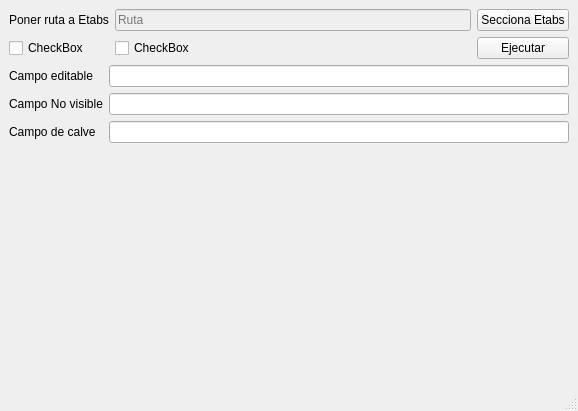
<?xml version="1.0" encoding="UTF-8"?>
<ui version="4.0">
 <class>MainWindow</class>
 <widget class="QMainWindow" name="MainWindow">
  <property name="enabled">
   <bool>true</bool>
  </property>
  <property name="geometry">
   <rect>
    <x>0</x>
    <y>0</y>
    <width>578</width>
    <height>411</height>
   </rect>
  </property>
  <property name="minimumSize">
   <size>
    <width>578</width>
    <height>0</height>
   </size>
  </property>
  <property name="maximumSize">
   <size>
    <width>578</width>
    <height>411</height>
   </size>
  </property>
  <property name="windowTitle">
   <string>MainWindow</string>
  </property>
  <widget class="QWidget" name="centralwidget">
   <property name="enabled">
    <bool>true</bool>
   </property>
   <property name="mouseTracking">
    <bool>false</bool>
   </property>
   <property name="tabletTracking">
    <bool>false</bool>
   </property>
   <property name="autoFillBackground">
    <bool>false</bool>
   </property>
   <layout class="QVBoxLayout" name="verticalLayout">
    <item>
     <layout class="QGridLayout" name="gridLayout">
      <item row="0" column="0">
       <widget class="QLabel" name="label">
        <property name="text">
         <string>Poner ruta a Etabs</string>
        </property>
       </widget>
      </item>
      <item row="0" column="2">
       <widget class="QPushButton" name="pushButton">
        <property name="text">
         <string>Secciona Etabs</string>
        </property>
       </widget>
      </item>
      <item row="0" column="1">
       <widget class="QLineEdit" name="lineEdit">
        <property name="enabled">
         <bool>false</bool>
        </property>
        <property name="statusTip">
         <string>C:\Program Files\Computers and Structures\ETABS 19\ETABS.exe</string>
        </property>
        <property name="echoMode">
         <enum>QLineEdit::NoEcho</enum>
        </property>
        <property name="placeholderText">
         <string>Ruta</string>
        </property>
       </widget>
      </item>
      <item row="1" column="0">
       <widget class="QCheckBox" name="checkBox">
        <property name="text">
         <string>CheckBox</string>
        </property>
       </widget>
      </item>
      <item row="1" column="1">
       <widget class="QCheckBox" name="checkBox_2">
        <property name="text">
         <string>CheckBox</string>
        </property>
       </widget>
      </item>
      <item row="1" column="2">
       <widget class="QPushButton" name="pushButton_2">
        <property name="text">
         <string>Ejecutar</string>
        </property>
       </widget>
      </item>
     </layout>
    </item>
    <item>
     <layout class="QFormLayout" name="formLayout">
      <item row="0" column="0">
       <widget class="QLabel" name="label_2">
        <property name="text">
         <string>Campo editable</string>
        </property>
       </widget>
      </item>
      <item row="0" column="1">
       <widget class="QLineEdit" name="lineEdit_2"/>
      </item>
      <item row="1" column="0">
       <widget class="QLabel" name="label_3">
        <property name="text">
         <string>Campo No visible</string>
        </property>
       </widget>
      </item>
      <item row="2" column="0">
       <widget class="QLabel" name="label_4">
        <property name="text">
         <string>Campo de calve</string>
        </property>
       </widget>
      </item>
      <item row="1" column="1">
       <widget class="QLineEdit" name="lineEdit_3">
        <property name="echoMode">
         <enum>QLineEdit::NoEcho</enum>
        </property>
       </widget>
      </item>
      <item row="2" column="1">
       <widget class="QLineEdit" name="lineEdit_4">
        <property name="echoMode">
         <enum>QLineEdit::Password</enum>
        </property>
       </widget>
      </item>
     </layout>
    </item>
   </layout>
  </widget>
  <widget class="QStatusBar" name="statusbar"/>
 </widget>
 <resources/>
 <connections/>
</ui>
